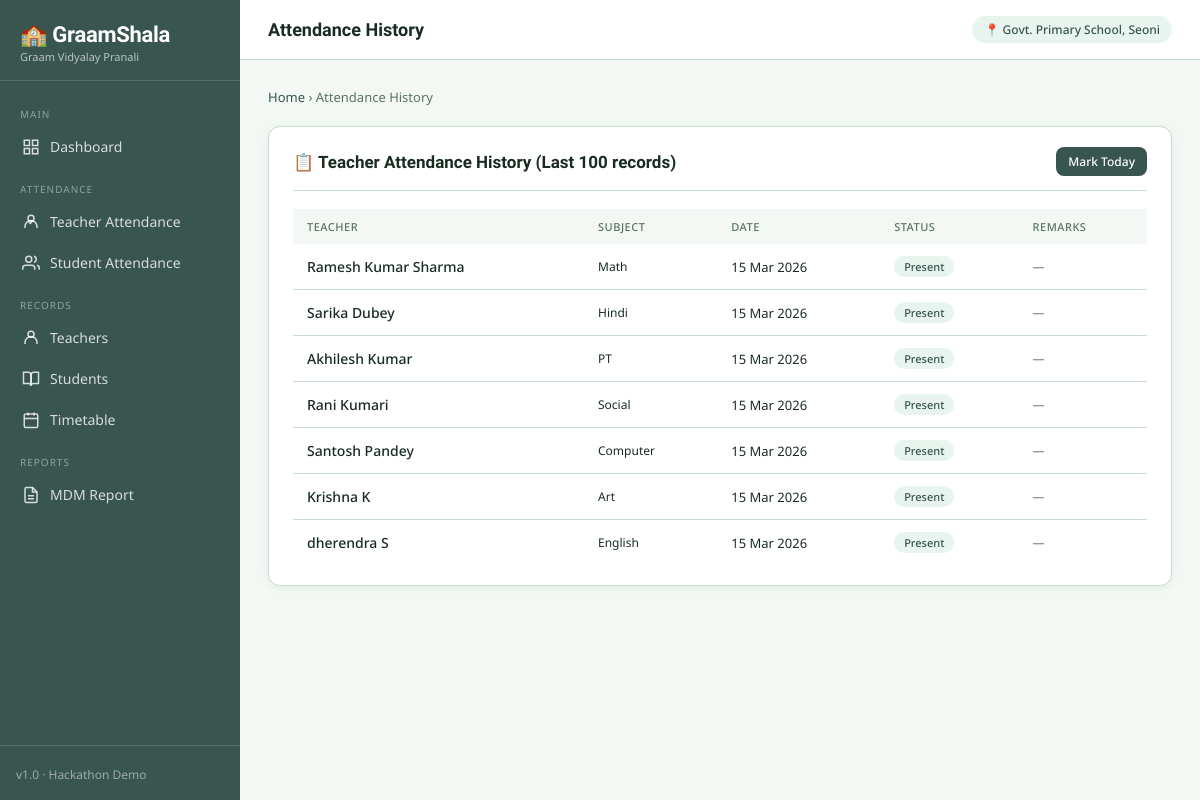
/teachers/attendance/history/, run on the app's committed database.
### core/models.py (models this page shows, shortened)
class TeacherAttendance(models.Model):
    STATUS_CHOICES = [
        ('Present', 'Present'), ('Absent', 'Absent'), ('Late', 'Late'), ('Leave', 'On Leave')
    ]
    teacher = models.ForeignKey(Teacher, on_delete=models.CASCADE, related_name='teacher_attendance')
    date = models.DateField(default=timezone.now)
    status = models.CharField(max_length=10, choices=STATUS_CHOICES, default='Present')
    remarks = models.CharField(max_length=200, blank=True)
    marked_at = models.DateTimeField(auto_now_add=True)
    class Meta:
        unique_together = ['teacher', 'date']
        ordering = ['-date']

class Teacher(models.Model):
    name = models.CharField(max_length=100)
    employee_id = models.CharField(max_length=20, unique=True)
    phone = models.CharField(max_length=15)
    subject = models.CharField(max_length=50, choices=SUBJECT_CHOICES)
    qualification = models.CharField(max_length=100, default='B.Ed')
    joining_date = models.DateField(default=timezone.now)
    is_active = models.BooleanField(default=True)

### core/views.py (the view)
# urls.py: path('teachers/attendance/history/', views.teacher_attendance_history, name='teacher_attendance_history'),
def teacher_attendance_history(request):
    records = TeacherAttendance.objects.select_related('teacher').order_by('-date')[:100]
    return render(request, 'core/attendance_history.html', {'records': records, 'type': 'teacher'})

### core/templates/core/attendance_history.html (shortened to what this page needs)
{% extends "base.html" %}
{% block page_title %}Attendance History{% endblock %}
{% block content %}
<div class="breadcrumb"><a href="/">Home</a> › Attendance History</div>
<div class="card">
  <div class="card-header">
    <span class="card-title">📋 Teacher Attendance History (Last 100 records)</span>
    <a href="/teachers/attendance/" class="btn btn-primary btn-sm">Mark Today</a>
  </div>
  <table>
    <thead><tr><th>Teacher</th><th>Subject</th><th>Date</th><th>Status</th><th>Remarks</th></tr></thead>
    <tbody>
      {% for r in records %}
      <tr>
        <td style="font-weight:500;">{{ r.teacher.name }}</td>
        <td style="font-size:12px;">{{ r.teacher.subject }}</td>
        <td style="font-size:13px;">{{ r.date|date:"d M Y" }}</td>
        <td><span class="badge badge-{% if r.status == 'Present' %}present{% elif r.status == 'Absent' %}absent{% elif r.status == 'Late' %}late{% else %}leave{% endif %}">{{ r.status }}</span></td>
        <td style="font-size:12px; color:var(--text-muted);">{{ r.remarks|default:"—" }}</td>
      </tr>
      {% empty %}
      <tr><td colspan="5" style="text-align:center; padding:30px; color:var(--text-muted);">No records yet.</td></tr>
      {% endfor %}
    </tbody>
  </table>
</div>
{% endblock %}

### templates/base.html (style rules this page uses)
:root { --green: #38554f; --green-light: #779785; --green-pale: #E8F5EE; --amber: #ca868f; --amber-pale: #FFF8E8; --red: #C0392B; --red-pale: #FDECEA; --blue: #1A6BAA; --blue-pale: #E8F2FA; --text: #1A2B22; --text-muted: #5A7265; --border: #C8DDD2; --bg: #F4F8F5; --white: #FFFFFF; --shadow: 0 2px 8px rgba(46,125,82,0.10); }
* { box-sizing: border-box; margin: 0; padding: 0; }
body { font-family: 'Noto Sans', sans-serif; background: var(--bg); color: var(--text); min-height: 100vh; display: flex; }
.card { background: var(--white); border: 1px solid var(--border); border-radius: 12px; padding: 20px 24px; box-shadow: var(--shadow); margin-bottom: 20px; }
.card-header { display: flex; align-items: center; justify-content: space-between; margin-bottom: 18px; padding-bottom: 14px; border-bottom: 1px solid var(--border); }
.card-title { font-family: 'Baloo 2', cursive; font-size: 17px; font-weight: 600; }
.btn { padding: 9px 18px; border-radius: 8px; font-size: 14px; font-weight: 500; cursor: pointer; text-decoration: none; display: inline-flex; align-items: center; gap: 6px; border: none; transition: all 0.15s; }
.btn-primary { background: var(--green); color: white; }
.btn-sm { padding: 6px 12px; font-size: 12px; }
table { width: 100%; border-collapse: collapse; font-size: 14px; }
th { text-align: left; padding: 10px 14px; background: var(--bg); color: var(--text-muted); font-size: 11px; text-transform: uppercase; letter-spacing: 0.5px; font-weight: 500; }
td { padding: 12px 14px; border-bottom: 1px solid var(--border); }
tr:last-child td { border-bottom: none; }
.badge { padding: 3px 10px; border-radius: 20px; font-size: 11px; font-weight: 500; display: inline-block; }
.badge-present { background: var(--green-pale); color: var(--green); }
.breadcrumb { font-size: 13px; color: var(--text-muted); margin-bottom: 20px; }
.breadcrumb a { color: var(--green); text-decoration: none; }

### data on the page
TeacherAttendance: teacher.name "Ramesh Kumar Sharma", teacher.subject "Math", date "15 Mar 2026", status "Present", remarks "—"
TeacherAttendance: teacher.name "Sarika Dubey", teacher.subject "Hindi", date "15 Mar 2026", status "Present", remarks "—"
TeacherAttendance: teacher.name "Akhilesh Kumar", teacher.subject "PT", date "15 Mar 2026", status "Present", remarks "—"
TeacherAttendance: teacher.name "Rani Kumari", teacher.subject "Social", date "15 Mar 2026", status "Present", remarks "—"
TeacherAttendance: teacher.name "Santosh Pandey", teacher.subject "Computer", date "15 Mar 2026", status "Present", remarks "—"
TeacherAttendance: teacher.name "Krishna K", teacher.subject "Art", date "15 Mar 2026", status "Present", remarks "—"
TeacherAttendance: teacher.name "dherendra S", teacher.subject "English", date "15 Mar 2026", status "Present", remarks "—"
